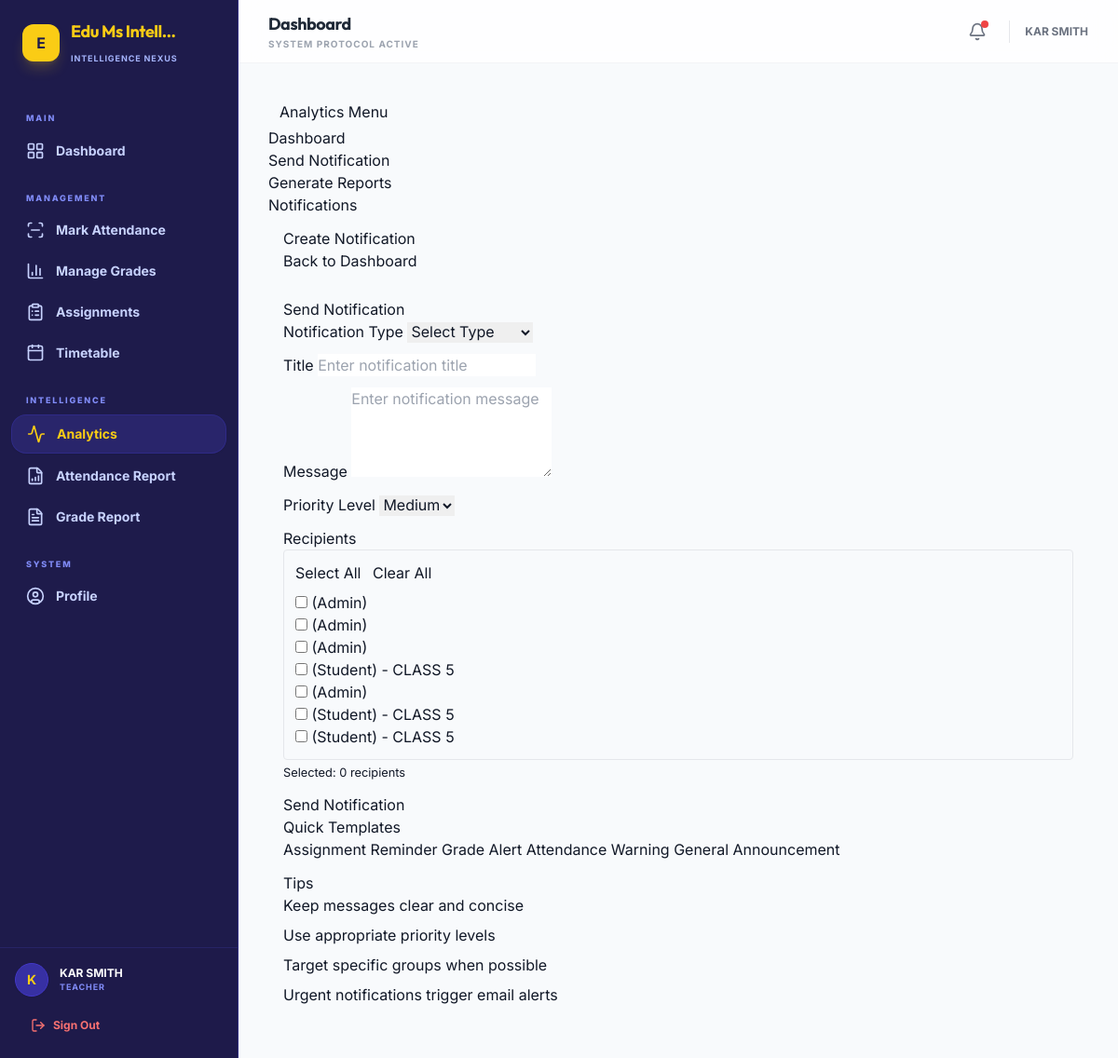
The page /analytics/notifications/create/ (signed in) on the database as committed earlier.
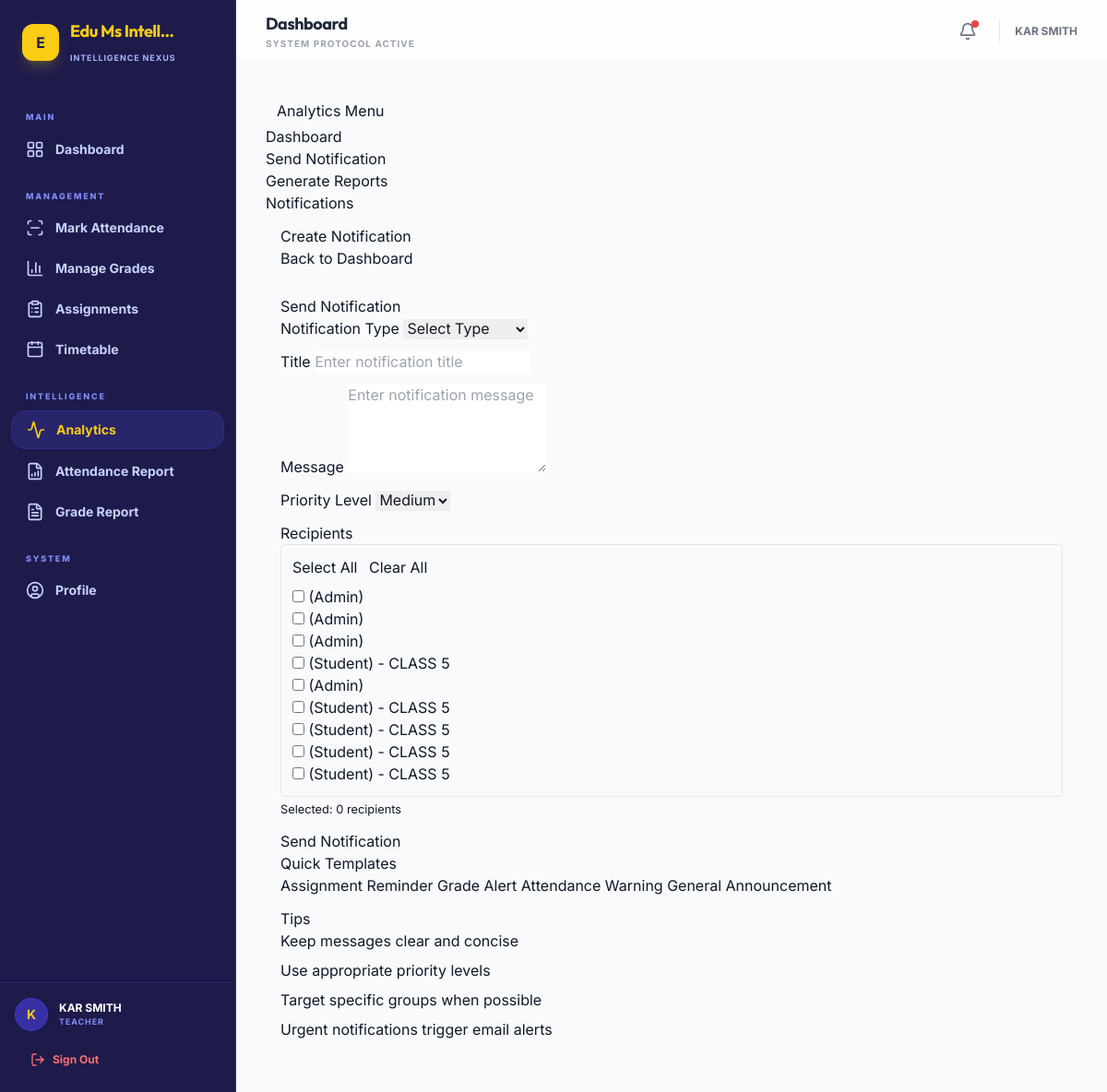
The same page on the database as committed later.
### accounts/models.py (models this page shows, shortened)
class User(AbstractUser):
    ROLE_CHOICES = (
        ('admin', 'Admin'),
        ('teacher', 'Teacher'),
        ('student', 'Student'),
    )
    GENDER_CHOICES = (
        ('male', 'Male'),
        ('female', 'Female'),
        ('other', 'Other'),
    )
    role = models.CharField(max_length=10, choices=ROLE_CHOICES, default='student')
    gender = models.CharField(max_length=10, choices=GENDER_CHOICES, blank=True, null=True)
    phone = models.CharField(max_length=15, blank=True)
    address = models.TextField(blank=True)
    date_of_birth = models.DateField(null=True, blank=True)
    profile_picture = models.ImageField(upload_to='profiles/', null=True, blank=True)
    has_completed_onboarding = models.BooleanField(default=False)
    badges = models.ManyToManyField(Badge, related_name='users', blank=True)

### students/models.py (models this page shows, shortened)
class Student(models.Model):
    GENDER_CHOICES = [
        ('male', 'Male'),
        ('female', 'Female'),
        ('other', 'Other'),
    ]
    STATUS_CHOICES = [
        ('active', 'Active'),
        ('inactive', 'Inactive'),
        ('suspended', 'Suspended'),
        ('graduated', 'Graduated'),
    ]
    user = models.OneToOneField('accounts.User', on_delete=models.CASCADE)
    student_id = models.CharField(max_length=20, unique=True)
    class_enrolled = models.ForeignKey('core.Class', on_delete=models.SET_NULL, null=True, blank=True)
    house = models.ForeignKey('core.House', on_delete=models.SET_NULL, null=True, blank=True, related_name='students')
    enrollment_date = models.DateField(null=True, blank=True, help_text="Date the student was admitted to the school")
    age = models.PositiveIntegerField(null=True, blank=True)
    gender = models.CharField(max_length=10, choices=GENDER_CHOICES, blank=True)
    status = models.CharField(max_length=20, choices=STATUS_CHOICES, default='active')
    hobbies = models.TextField(blank=True, help_text="Student's hobbies and interests")
    parent_name = models.CharField(max_length=100, blank=True, verbose_name="Parent / Guardian Name")
    parent_phone = models.CharField(max_length=20, blank=True, verbose_name="Parent / Guardian Phone")
    parent_email = models.EmailField(blank=True, verbose_name="Parent / Guardian Email")
    parent_relationship = models.CharField(
        max_length=30, blank=True,
        verbose_name="Relationship to Student",
        help_text="e.g. Father, Mother, Uncle, Guardian"
    )
    emergency_contact_name = models.CharField(max_length=100, blank=True, verbose_name="Emergency Contact Name")
    emergency_contact_phone = models.CharField(max_length=20, blank=True, verbose_name="Emergency Contact Phone")
    emergency_contact_relationship = models.CharField(max_length=30, blank=True, verbose_name="Emergency Relationship")
    objects = StudentManager()
    class Meta:
        indexes = [
            models.Index(fields=['student_id']),
            models.Index(fields=['class_enrolled']),
            models.Index(fields=['status']),
            models.Index(fields=['enrollment_date']),
        ]

### core/models.py (models this page shows, shortened)
class Class(models.Model):
    name = models.CharField(max_length=100)
    section = models.CharField(max_length=10, blank=True)
    grade = models.CharField(max_length=10)
    class_teacher = models.ForeignKey('accounts.User', on_delete=models.SET_NULL, null=True, related_name='class_teacher')
    class Meta:
        indexes = [
            models.Index(fields=['grade']),
        ]

### analytics/views.py (the view, shortened to what this page needs)
# urls.py: path('notifications/create/', views.create_notification, name='create_notification'),
@login_required
def create_notification(request):
    user = request.user
    if user.role == 'admin':
        recipients = User.objects.all()
    elif user.role == 'teacher':
        teacher = _get_or_create_teacher(request.user)
        class_ids = Class.objects.filter(class_teacher=request.user).values_list('id', flat=True)
        recipients = User.objects.filter(
            Q(role='student', student__class_enrolled__id__in=class_ids) |
            Q(role='admin')
        )
    else:
        recipients = User.objects.filter(role='admin')
    context = {
        'recipients': recipients,
    }
    return render(request, 'analytics/create_notification.html', context)

### analytics/views.py (called while the page is built)
def _get_or_create_teacher(user):
    teacher, created = Teacher.objects.get_or_create(
        user=user,
        defaults={
            'teacher_id': f'TCHR{user.id:05d}',
        }
    )
    return teacher

### core/context_processors.py (called while the page is built)
def school_config(request):
    config = SchoolConfiguration.get_config()
    return {'school_config': config}

def unread_notifications(request):
    if request.user.is_authenticated:
        from analytics.models import Notification as AnalyticsNotification
        unread = AnalyticsNotification.objects.filter(recipient=request.user, is_read=False).order_by('-created_at')
        return {
            'unread_notifications': unread[:5],  # Top 5 for dropdown
            'unread_notifications_count': unread.count()
        }
    return {}

### core/models.py (called while the page is built)
    @classmethod
    def get_config(cls):
        obj, created = cls.objects.get_or_create(id=1)
        return obj

### templates/analytics/create_notification.html (shortened to what the changed rows need)
{% extends 'base.html' %}
{% block content %}
<div class="container-fluid">
    <div class="row">
        <main role="main" class="col-md-9 ml-sm-auto col-lg-10 px-4">
            <div class="d-flex justify-content-between flex-wrap flex-md-nowrap align-items-center pt-3 pb-2 mb-3 border-bottom">
                <h1 class="h2">Create Notification</h1>
            </div>
            <div class="row">
                <div class="col-md-8">
                    <div class="card">
                        <div class="card-body">
                            <form method="post">
                                <div class="mb-3">
                                    <div class="border rounded p-3" style="max-height: 300px; overflow-y: auto;">
                                        {% for recipient in recipients %}
                                        <div class="form-check">
                                            <input class="form-check-input recipient-checkbox" type="checkbox"
                                                   value="{{ recipient.user.id }}" id="recipient_{{ recipient.user.id }}" name="recipients">
                                            <label class="form-check-label" for="recipient_{{ recipient.user.id }}">
                                                {{ recipient.user.get_full_name }} ({{ recipient.get_role_display }})
                                                {% if recipient.role == 'student' %}
                                                    - {{ recipient.student.class_enrolled.name }}
                                                {% endif %}
                                            </label>
                                        </div>
                                        {% endfor %}
                                    </div>
                                </div>
                            </form>
                        </div>
                    </div>
                </div>
            </div>
        </main>
    </div>
</div>
{% endblock %}

Rows that differ between the two databases and show on the page:
added User: role "Student", student.class_enrolled.name "CLASS 5"
added User: role "Student", student.class_enrolled.name "CLASS 5"
